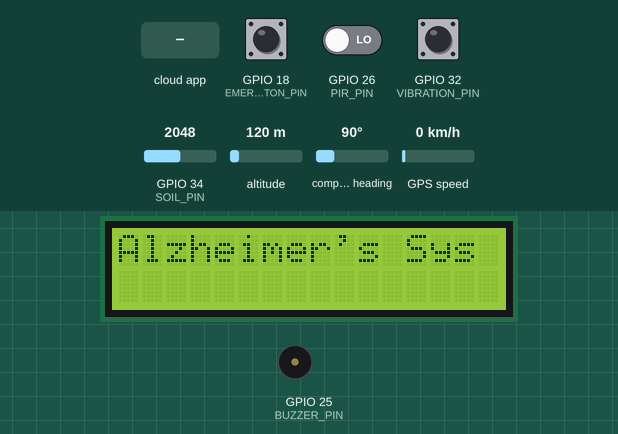
This sketch was run on a simulated ESP32. On the bench: 16×2 character LCD, buzzer (waves = sounding, pin HIGH). The inputs (shaded band) are chosen by the test bench; at power-on: GPIO 18 (EMERGENCY_BUTTON_PIN) HIGH, GPIO 26 (PIR_PIN) LOW, GPIO 32 (VIBRATION_PIN) HIGH, GPIO 34 (SOIL_PIN) = 2048, altitude 120 m, compass heading 90°, GPS speed 0 km/h. WiFi joins after 1.5 s; servers stay silent unless stated; the local clock reads 2024-03-15 10:24:30 at power-on unless the sketch sets it; the GPS gets a fix after 3 s at 37.7749, -122.4194 with 8 satellites; what the sketch prints to the serial monitor is not drawn.

Above: at 2.7 s.
2.8 s: the phone or cloud app sets reminder to 0
At 3.7 s:
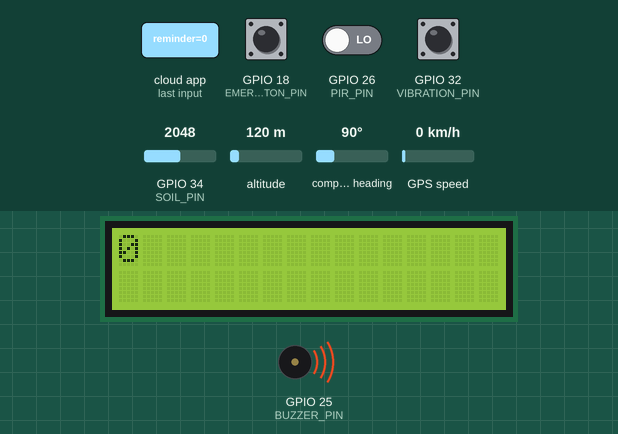
6.9 s: the phone or cloud app sets reminder to 1
At 18.8 s:
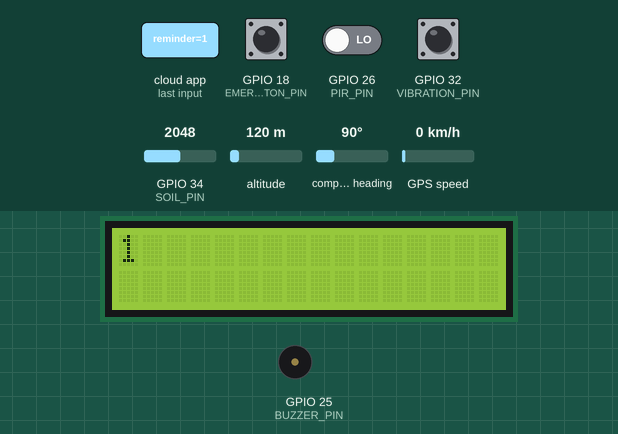
Timing chart, 0 to 20.3 s (numbered marks = the images above; inputs shaded):
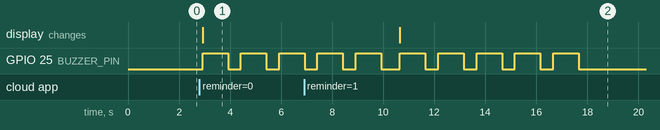

Measured:
- after the input at 2.8 s, GPIO 25 (BUZZER_PIN): alternates HIGH for 1.0 s and LOW for 0.50 s, starting after 0.13 s; the display: changes after 0.13 s (image 1)
- after the input at 6.9 s, the display: changes after 3.8 s (image 2)

The sketch:

src.ino
```cpp
#include <WiFi.h>
#include <WiFiClientSecure.h>
#include <UniversalTelegramBot.h>
#include "AdafruitIO_WiFi.h"
#include <TinyGPS++.h>
#include <HardwareSerial.h>
#include <Wire.h>
#include <LiquidCrystal_I2C.h>
#include <time.h>
#include <DHT.h>

// WiFi & Adafruit IO Credentials
#define WIFI_SSID "lol"
#define WIFI_PASS "password"
#define AIO_USERNAME "random_20"
#define AIO_KEY "aio_bqjs81Agr9EW8CqMvwS07nXAwfkQ"

// Initialize Adafruit IO
AdafruitIO_WiFi io(AIO_USERNAME, AIO_KEY, WIFI_SSID, WIFI_PASS);
AdafruitIO_Feed *latitudeFeed = io.feed("gps-latitude");
AdafruitIO_Feed *longitudeFeed = io.feed("gps-longitude");
AdafruitIO_Feed *reminderFeed = io.feed("reminder");
AdafruitIO_Feed *vibrationFeed = io.feed("vibration-status");
AdafruitIO_Feed *motionFeed = io.feed("motion-status");
AdafruitIO_Feed *temperatureFeed = io.feed("temperature");
AdafruitIO_Feed *soilMoistureFeed = io.feed("soil-moisture");

// Telegram
const char* botToken = "7756651890:AAG4Q03QsQg8LBpG9GL8hOzNEwDRp-2Rf0I";
const char* chatID = "1364359207";
WiFiClientSecure secured_client;
UniversalTelegramBot bot(botToken, secured_client);

// GPS
static const int RXPin = 16, TXPin = 17;
static const uint32_t GPSBaud = 4800;
TinyGPSPlus gps;
HardwareSerial ss(1);

// LCD
LiquidCrystal_I2C lcd(0x27, 16, 2);

// Sensors and Pins
#define BUZZER_PIN 25
#define VIBRATION_PIN 32
#define PIR_PIN 26
#define DHTPIN 33
#define DHTTYPE DHT11
#define SOIL_PIN 34
#define SOIL_THRESHOLD 2000
#define EMERGENCY_BUTTON_PIN 18

DHT dht(DHTPIN, DHTTYPE);
bool lastVibrationState = HIGH;
bool lastMotionState = LOW;
String lastSoilStatus = "";

// Default Reminders
struct Reminder {
  int hour;
  int minute;
  const char* message;
};

Reminder reminders[] = {
  {14,  03,"Take morning meds"},
  {12, 30, "Drink water"},
  {14, 0, "Afternoon walk"},
  {18, 0, "Evening meds"},
  {21, 0, "Bedtime reminder"}
};

// Time
struct tm timeinfo;
const char* ntpServer = "pool.ntp.org";
const long  gmtOffset_sec = 19800;
const int   daylightOffset_sec = 0;

void checkDefaultReminder() {
  if (!getLocalTime(&timeinfo)) {
    Serial.println("Failed to obtain time");
    return;
  }
  int currentHour = timeinfo.tm_hour;
  int currentMinute = timeinfo.tm_min;
  for (Reminder r : reminders) {
    if (currentHour == r.hour && currentMinute == r.minute) {
      showReminder(r.message);
      break;
    }
  }
}

void scrollText(const char* text) {
  int len = strlen(text);
  if (len <= 16) {
    lcd.clear();
    lcd.setCursor(0, 0);
    lcd.print(text);
    return;
  }
  for (int i = 0; i < len - 15; i++) {
    lcd.clear();
    lcd.setCursor(0, 0);
    lcd.print(text + i);
    delay(400);
  }
}

void showReminder(const char* message) {
  Serial.print("Displaying Reminder: ");
  Serial.println(message);
  lcd.clear();
  lcd.setCursor(0, 0);
  lcd.print("Reminder:");
  scrollText(message);
  for (int i = 0; i < 5; i++) {
    digitalWrite(BUZZER_PIN, HIGH);
    delay(1000);
    digitalWrite(BUZZER_PIN, LOW);
    delay(500);
  }
}

void reminderCallback(AdafruitIO_Data *data) {
  Serial.print("New Reminder: ");
  Serial.println(data->toChar());
  showReminder(data->toChar());
}

void setup() {
  Serial.begin(115200);
  ss.begin(GPSBaud, SERIAL_8N1, RXPin, TXPin);
  lcd.init();
  lcd.backlight();
  lcd.setCursor(0, 0);
  lcd.print("Alzheimer's Sys");
  pinMode(BUZZER_PIN, OUTPUT);
  digitalWrite(BUZZER_PIN, LOW);
  pinMode(VIBRATION_PIN, INPUT);
  pinMode(PIR_PIN, INPUT);
  pinMode(SOIL_PIN, INPUT);
  pinMode(EMERGENCY_BUTTON_PIN, INPUT_PULLUP);
  dht.begin();

  WiFi.begin(WIFI_SSID, WIFI_PASS);
  while (WiFi.status() != WL_CONNECTED) {
    delay(500);
    Serial.print(".");
  }
  Serial.println("\nWiFi Connected!");

  secured_client.setInsecure();

  configTime(gmtOffset_sec, daylightOffset_sec, ntpServer);
  Serial.println("Time Synced");

  Serial.print("Connecting to Adafruit IO...");
  io.connect();
  reminderFeed->onMessage(reminderCallback);
  while (io.status() < AIO_CONNECTED) {
    Serial.print(".");
    delay(500);
  }
  Serial.println("Connected to Adafruit IO!");
  reminderFeed->get();
}

void loop() {
  io.run();

  // GPS
  while (ss.available() > 0) {
    gps.encode(ss.read());
    if (gps.location.isUpdated()) {
      float latitude = gps.location.lat();
      float longitude = gps.location.lng();
      Serial.print("Sending GPS Data - Lat: ");
      Serial.print(latitude, 6);
      Serial.print(" Lon: ");
      Serial.println(longitude, 6);
      latitudeFeed->save(latitude);
      longitudeFeed->save(longitude);
    }
  }

  // Vibration
  int currentVibrationState = digitalRead(VIBRATION_PIN);
  if (currentVibrationState != lastVibrationState) {
    if (currentVibrationState == LOW) {
      Serial.println("Idle");
      vibrationFeed->save("Idle");
    } else {
      Serial.println("Fall Detected");
      vibrationFeed->save("Fall Detected");
    }
    delay(25000);
    lastVibrationState = currentVibrationState;
  }

  // PIR
  int currentMotionState = digitalRead(PIR_PIN);
  if (currentMotionState != lastMotionState) {
    if (currentMotionState == HIGH) {
      Serial.println("Motion Detected!");
      motionFeed->save("Motion Detected");
    } else {
      Serial.println("Motion Stopped.");
      motionFeed->save("Motion Stopped");
    }
    lastMotionState = currentMotionState;
  }

  // Temperature
  static unsigned long lastTempCheck = 0;
  if (millis() - lastTempCheck > 60000) {
    float temperature = dht.readTemperature();
    if (!isnan(temperature)) {
      Serial.print("Temperature: ");
      Serial.println(temperature);
      temperatureFeed->save(temperature);
    } else {
      Serial.println("Failed to read from DHT sensor!");
    }
    lastTempCheck = millis();
  }

  // Soil Moisture
  int soilValue = analogRead(SOIL_PIN);
  String currentSoilStatus = (soilValue < SOIL_THRESHOLD) ? "NO Wet Detected" : " Wet Detected";
  if (currentSoilStatus != lastSoilStatus) {
    lastSoilStatus = currentSoilStatus;
    Serial.println(currentSoilStatus);
    soilMoistureFeed->save(currentSoilStatus);
  }

  // Reminder check
  static unsigned long lastReminderCheck = 0;
  if (millis() - lastReminderCheck > 60000) {
    checkDefaultReminder();
    lastReminderCheck = millis();
  }

  // Emergency button check
  if (digitalRead(EMERGENCY_BUTTON_PIN) == LOW) {
    String message = "Hey, I'm in emergency! Locate me ASAP!";
    bot.sendMessage(chatID, message, "");
    Serial.println("Telegram message sent: " + message);

    delay(1000);
  }

  delay(100);
}
```
